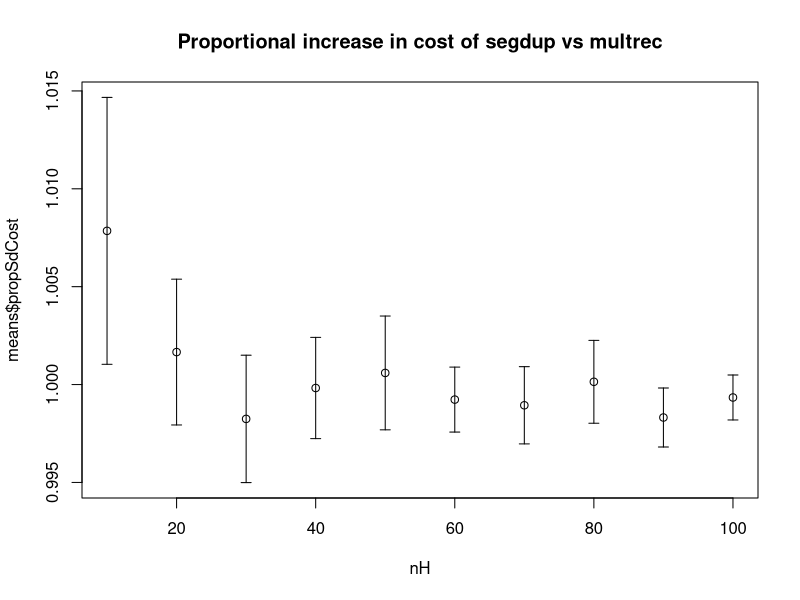
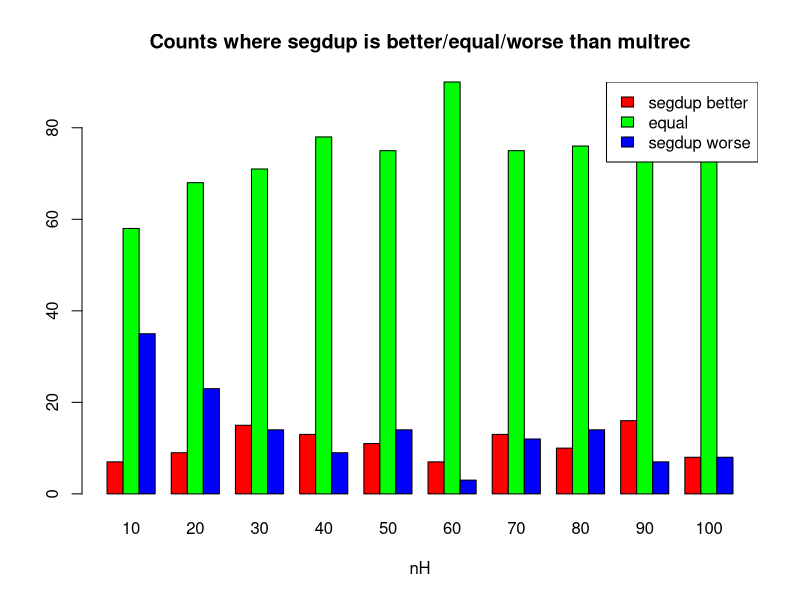
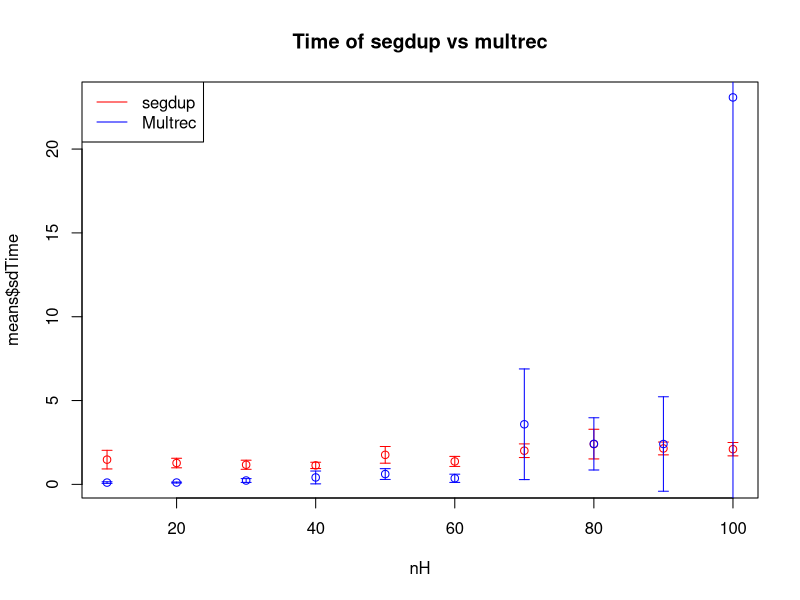
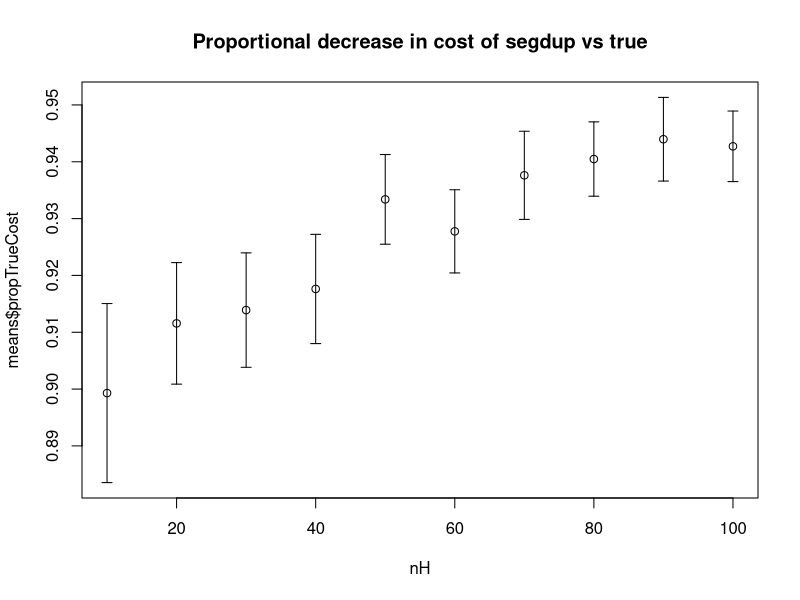
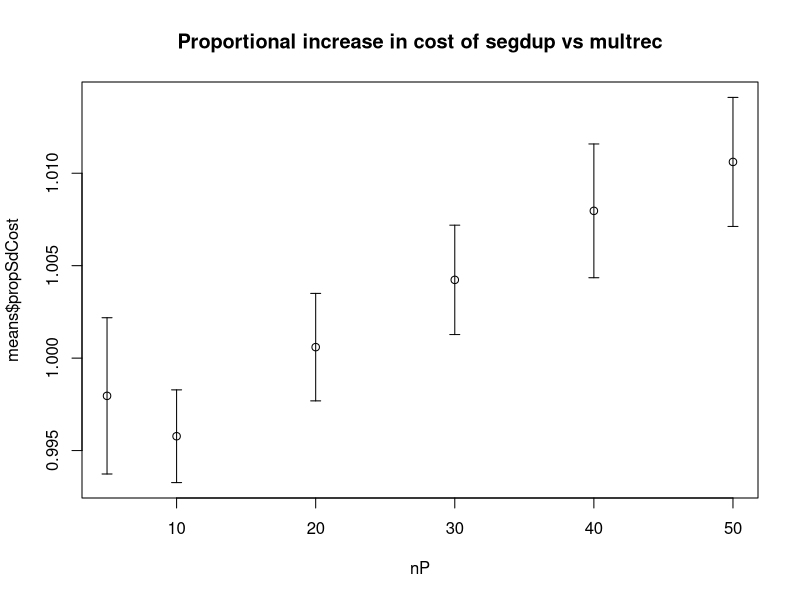
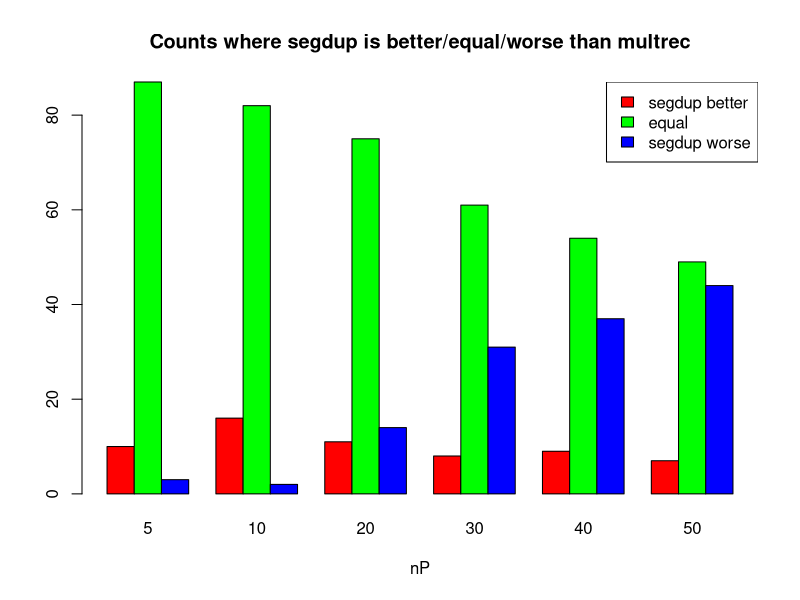
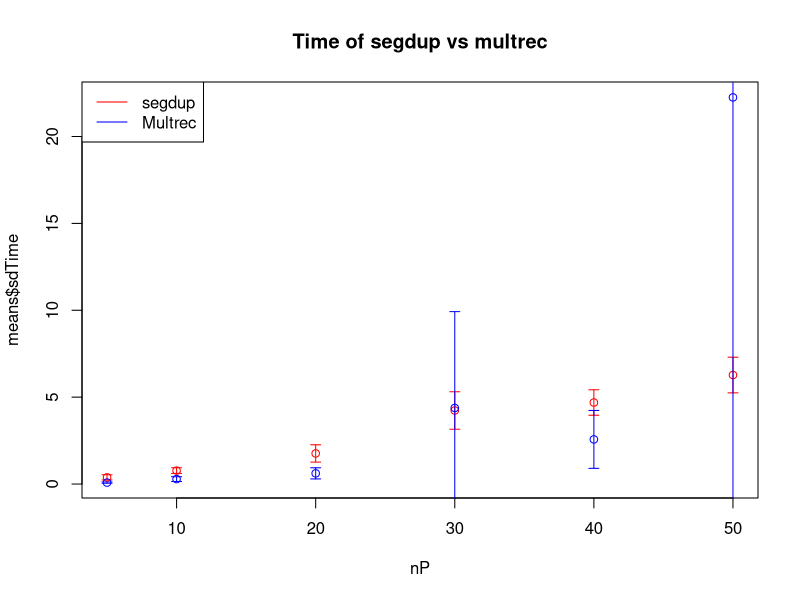
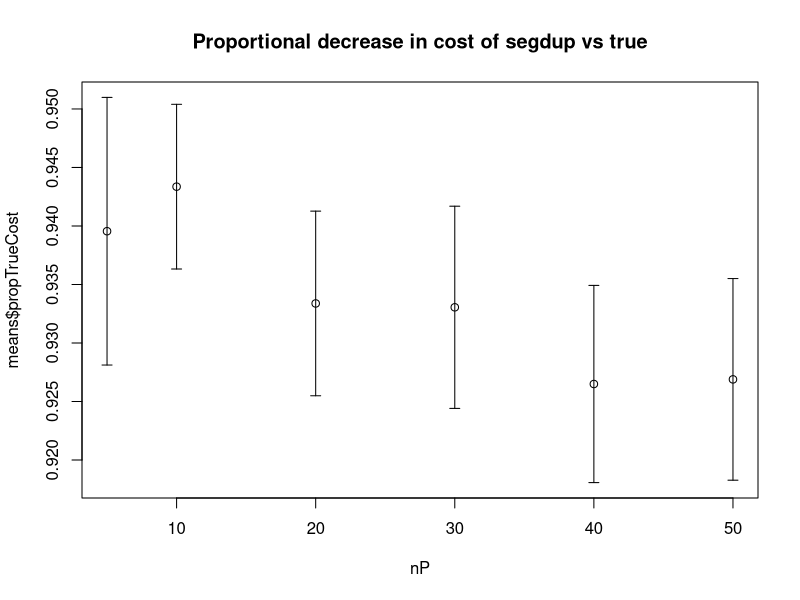

These figures' R source, in order:
#system("python3 process.py")
dat <- read.csv("allresults.csv", header=T)

#default values (change nP to 20)
nH <- 50
nP <- 20
rB <- 2
pJ <- 0.5

d <- 10
l <- 1
dat$trueCost <- d*dat$nAllDupEvents+l*dat$nLineageSort

dat$propSdCost <- dat$cost/dat$mrCost
dat$propTrueCost <- dat$cost/dat$trueCost

dat$sdBetter <- dat$cost < dat$mrCost
dat$same <- dat$cost == dat$mrCost
dat$mrBetter <- dat$mrCost < dat$cost


#varying nH
nHdat <- dat[dat$nP==nP & dat$rB==rB & dat$pJ == pJ,]

totals <- aggregate(nHdat, by = list(nHdat$nH), FUN = sum)
means <- aggregate(nHdat, by = list(nHdat$nH), FUN = mean)
sds <- aggregate(nHdat, by = list(nHdat$nH), FUN = sd)/10

#compare cost to Multrec - proportional increase
pdf("figures/nH-sdvmr-cost.pdf")
plot(means$nH, means$propSdCost, main="Proportional increase in cost of segdup vs multrec", xlab="nH", ylim=c(min(means$propSdCost-2*sds$propSdCost),max(means$propSdCost+2*sds$propSdCost)))
arrows(means$nH, means$propSdCost-2*sds$propSdCost, means$nH, means$propSdCost+2*sds$propSdCost, length=0.05, angle=90, code=3)
dev.off()

#compare cost to Multrec - counts
pdf("figures/nH-sdvmr-counts.pdf")
barplot(t(as.matrix(totals[,c("sdBetter","same","mrBetter")])), names.arg=means$nH, beside=T, col=c("red","green","blue"), main="Counts where segdup is better/equal/worse than multrec", xlab="nH")
legend("topright", legend=c("segdup better","equal","segdup worse"), fill=c("red","green","blue"))
dev.off()

#compare time to Multrec
pdf("figures/nH-sdvmr-time.pdf")
plot(means$nH, means$sdTime, col="red", main="Time of segdup vs multrec", xlab="nH", ylim=c(min(means$sdTime-2*sds$sdTime,means$mrTime),max(means$sdTime+2*sds$sdTime,means$mrTime)))
arrows(means$nH, means$sdTime-2*sds$sdTime, means$nH, means$sdTime+2*sds$sdTime, length=0.05, angle=90, code=3, col="red")
points(means$nH, means$mrTime, col="blue")
arrows(means$nH, means$mrTime-2*sds$mrTime, means$nH, means$mrTime+2*sds$mrTime, length=0.05, angle=90, code=3, col="blue")
legend("topleft", legend=c("segdup","Multrec"), col=c("red","blue"), lty=1)
dev.off()

#compare cost to true reconciliation
pdf("figures/nH-sdvtr-cost.pdf")
plot(means$nH, means$propTrueCost, main="Proportional decrease in cost of segdup vs true", xlab="nH", ylim=c(min(means$propTrueCost-2*sds$propTrueCost),max(means$propTrueCost+2*sds$propTrueCost)))
arrows(means$nH, means$propTrueCost-2*sds$propTrueCost, means$nH, means$propTrueCost+2*sds$propTrueCost, length=0.05, angle=90, code=3)
dev.off()


#varying nP
nPdat <- dat[dat$nH==nH & dat$rB==rB & dat$pJ == pJ,]

totals <- aggregate(nPdat, by = list(nPdat$nP), FUN = sum)
means <- aggregate(nPdat, by = list(nPdat$nP), FUN = mean)
sds <- aggregate(nPdat, by = list(nPdat$nP), FUN = sd)/10

#compare cost to Multrec - proportional increase
pdf("figures/nP-sdvmr-cost.pdf")
plot(means$nP, means$propSdCost, main="Proportional increase in cost of segdup vs multrec", xlab="nP", ylim=c(min(means$propSdCost-2*sds$propSdCost),max(means$propSdCost+2*sds$propSdCost)))
arrows(means$nP, means$propSdCost-2*sds$propSdCost, means$nP, means$propSdCost+2*sds$propSdCost, length=0.05, angle=90, code=3)
dev.off()

#compare cost to Multrec - counts
pdf("figures/nP-sdvmr-counts.pdf")
barplot(t(as.matrix(totals[,c("sdBetter","same","mrBetter")])), names.arg=means$nP, beside=T, col=c("red","green","blue"), main="Counts where segdup is better/equal/worse than multrec", xlab="nP")
legend("topright", legend=c("segdup better","equal","segdup worse"), fill=c("red","green","blue"))
dev.off()

#compare time to Multrec
pdf("figures/nP-sdvmr-time.pdf")
plot(means$nP, means$sdTime, col="red", main="Time of segdup vs multrec", xlab="nP", ylim=c(min(means$sdTime-2*sds$sdTime,means$mrTime),max(means$sdTime+2*sds$sdTime,means$mrTime)))
arrows(means$nP, means$sdTime-2*sds$sdTime, means$nP, means$sdTime+2*sds$sdTime, length=0.05, angle=90, code=3, col="red")
points(means$nP, means$mrTime, col="blue")
arrows(means$nP, means$mrTime-2*sds$mrTime, means$nP, means$mrTime+2*sds$mrTime, length=0.05, angle=90, code=3, col="blue")
legend("topleft", legend=c("segdup","Multrec"), col=c("red","blue"), lty=1)
dev.off()

#compare cost to true reconciliation
pdf("figures/nP-sdvtr-cost.pdf")
plot(means$nP, means$propTrueCost, main="Proportional decrease in cost of segdup vs true", xlab="nP", ylim=c(min(means$propTrueCost-2*sds$propTrueCost),max(means$propTrueCost+2*sds$propTrueCost)))
arrows(means$nP, means$propTrueCost-2*sds$propTrueCost, means$nP, means$propTrueCost+2*sds$propTrueCost, length=0.05, angle=90, code=3)
dev.off()


#varying rB
rBdat <- dat[dat$nH==nH & dat$nP==nP & dat$pJ == pJ,]

totals <- aggregate(rBdat, by = list(rBdat$rB), FUN = sum)
means <- aggregate(rBdat, by = list(rBdat$rB), FUN = mean)
sds <- aggregate(rBdat, by = list(rBdat$rB), FUN = sd)/10

#compare cost to Multrec - proportional increase
pdf("figures/rB-sdvmr-cost.pdf")
plot(means$rB, means$propSdCost, main="Proportional increase in cost of segdup vs multrec", xlab="rB", ylim=c(min(means$propSdCost-2*sds$propSdCost),max(means$propSdCost+2*sds$propSdCost)))
arrows(means$rB, means$propSdCost-2*sds$propSdCost, means$rB, means$propSdCost+2*sds$propSdCost, length=0.05, angle=90, code=3)
dev.off()

#compare cost to Multrec - counts
pdf("figures/rB-sdvmr-counts.pdf")
barplot(t(as.matrix(totals[,c("sdBetter","same","mrBetter")])), names.arg=means$rB, beside=T, col=c("red","green","blue"), main="Counts where segdup is better/equal/worse than multrec", xlab="rB")
legend("topright", legend=c("segdup better","equal","segdup worse"), fill=c("red","green","blue"))
dev.off()

#compare time to Multrec
pdf("figures/rB-sdvmr-time.pdf")
plot(means$rB, means$sdTime, col="red", main="Time of segdup vs multrec", xlab="rB", ylim=c(min(means$sdTime-2*sds$sdTime,means$mrTime),max(means$sdTime+2*sds$sdTime,means$mrTime)))
arrows(means$rB, means$sdTime-2*sds$sdTime, means$rB, means$sdTime+2*sds$sdTime, length=0.05, angle=90, code=3, col="red")
points(means$rB, means$mrTime, col="blue")
arrows(means$rB, means$mrTime-2*sds$mrTime, means$rB, means$mrTime+2*sds$mrTime, length=0.05, angle=90, code=3, col="blue")
legend("topleft", legend=c("segdup","Multrec"), col=c("red","blue"), lty=1)
dev.off()

#compare cost to true reconciliation
pdf("figures/rB-sdvtr-cost.pdf")
plot(means$rB, means$propTrueCost, main="Proportional decrease in cost of segdup vs true", xlab="rB", ylim=c(min(means$propTrueCost-2*sds$propTrueCost),max(means$propTrueCost+2*sds$propTrueCost)))
arrows(means$rB, means$propTrueCost-2*sds$propTrueCost, means$rB, means$propTrueCost+2*sds$propTrueCost, length=0.05, angle=90, code=3)
dev.off()


#varying pJ
pJdat <- dat[dat$nH == nH & dat$nP==nP & dat$rB==rB,]

totals <- aggregate(pJdat, by = list(pJdat$pJ), FUN = sum)
means <- aggregate(pJdat, by = list(pJdat$pJ), FUN = mean)
sds <- aggregate(pJdat, by = list(pJdat$pJ), FUN = sd)/10

#compare cost to Multrec - proportional increase
pdf("figures/pJ-sdvmr-cost.pdf")
plot(means$pJ, means$propSdCost, main="Proportional increase in cost of segdup vs multrec", xlab="pJ", ylim=c(min(means$propSdCost-2*sds$propSdCost),max(means$propSdCost+2*sds$propSdCost)))
arrows(means$pJ, means$propSdCost-2*sds$propSdCost, means$pJ, means$propSdCost+2*sds$propSdCost, length=0.05, angle=90, code=3)
dev.off()

#compare cost to Multrec - counts
pdf("figures/pJ-sdvmr-counts.pdf")
barplot(t(as.matrix(totals[,c("sdBetter","same","mrBetter")])), names.arg=means$pJ, beside=T, col=c("red","green","blue"), main="Counts where segdup is better/equal/worse than multrec", xlab="pJ")
legend("topright", legend=c("segdup better","equal","segdup worse"), fill=c("red","green","blue"))
dev.off()

#compare time to Multrec
pdf("figures/pJ-sdvmr-time.pdf")
plot(means$pJ, means$sdTime, col="red", main="Time of segdup vs multrec", xlab="pJ", ylim=c(min(means$sdTime-2*sds$sdTime,means$mrTime),max(means$sdTime+2*sds$sdTime,means$mrTime)))
arrows(means$pJ, means$sdTime-2*sds$sdTime, means$pJ, means$sdTime+2*sds$sdTime, length=0.05, angle=90, code=3, col="red")
points(means$pJ, means$mrTime, col="blue")
arrows(means$pJ, means$mrTime-2*sds$mrTime, means$pJ, means$mrTime+2*sds$mrTime, length=0.05, angle=90, code=3, col="blue")
legend("topleft", legend=c("segdup","Multrec"), col=c("red","blue"), lty=1)
dev.off()

#compare cost to true reconciliation
pdf("figures/pJ-sdvtr-cost.pdf")
plot(means$pJ, means$propTrueCost, main="Proportional decrease in cost of segdup vs true", xlab="pJ", ylim=c(min(means$propTrueCost-2*sds$propTrueCost),max(means$propTrueCost+2*sds$propTrueCost)))
arrows(means$pJ, means$propTrueCost-2*sds$propTrueCost, means$pJ, means$propTrueCost+2*sds$propTrueCost, length=0.05, angle=90, code=3)
dev.off()
